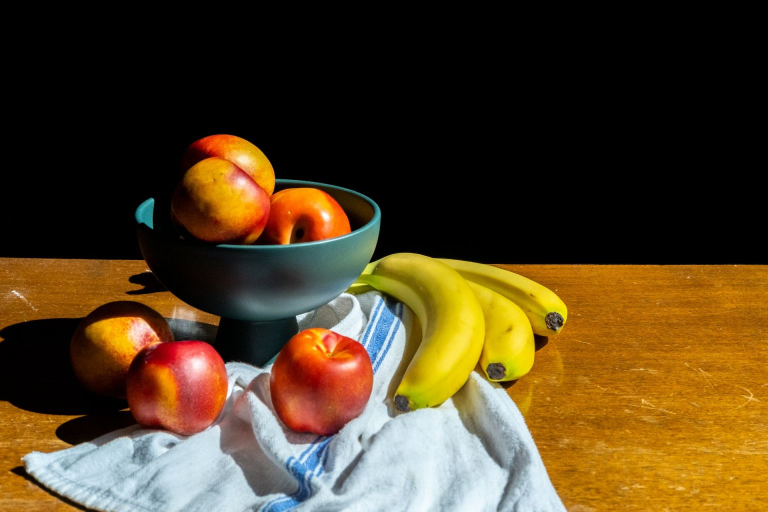
#> input picture scene.jpg, 1536 x 1024 px (shown at 1/2 size)
$ jupyter execute assignment_2-checkpoint.ipynb
#> lines starting #> are read from the running program, lines starting #| are printed output that depends on the picture
[cell 1]
import cv2
import matplotlib.pyplot as plt
import os

[cell 2]
IMAGE_PATH = "scene.jpg"

[cell 3]
img_bgr = cv2.imread(IMAGE_PATH)
#> img_bgr is the input picture: shape (1024, 1536, 3); mean B, G, R 35.2, 64.6, 83.6

print("Image shape (H, W, Channels):", img_bgr.shape)
#| Image shape (H, W, Channels): (1024, 1536, 3)

if img_bgr is None:

    raise FileNotFoundError(f"Could not load image at {IMAGE_PATH}")

[cell 4]
img_rgb = cv2.cvtColor(img_bgr, cv2.COLOR_BGR2RGB)

plt.figure(figsize=(8, 6))

plt.imshow(img_rgb)

plt.title("Original Scene (RGB)")

plt.axis("off")

plt.show()

[cell 5]
x_start, y_start = 730, 480

x_end, y_end = 1180, 830

roi = img_rgb[y_start:y_end, x_start:x_end]
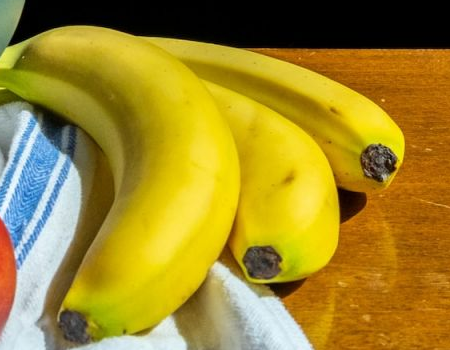
#> roi: shape (350, 450, 3); mean R, G, B 159.9, 135.7, 41

plt.figure(figsize=(5, 5))

plt.imshow(roi)

plt.title("Cropped Object (ROI) - Bananas")

plt.axis("off")

plt.show()

[cell 6]
roi_resized = cv2.resize(roi, (256, 256), interpolation=cv2.INTER_LINEAR)
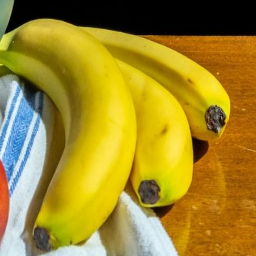
#> roi_resized: shape (256, 256, 3); mean R, G, B 159.7, 135.6, 40.8

plt.figure(figsize=(4, 4))

plt.imshow(roi_resized)

plt.title("Resized ROI (256x256)")

plt.axis("off")

plt.show()

print("Resized ROI shape:", roi_resized.shape)
#| Resized ROI shape: (256, 256, 3)

[cell 7]
img_hsv = cv2.cvtColor(img_bgr, cv2.COLOR_BGR2HSV)
#> img_hsv: shape (1024, 1536, 3); mean H, S, V 24.8, 95.5, 88.4

hue_channel = img_hsv[:, :, 0]
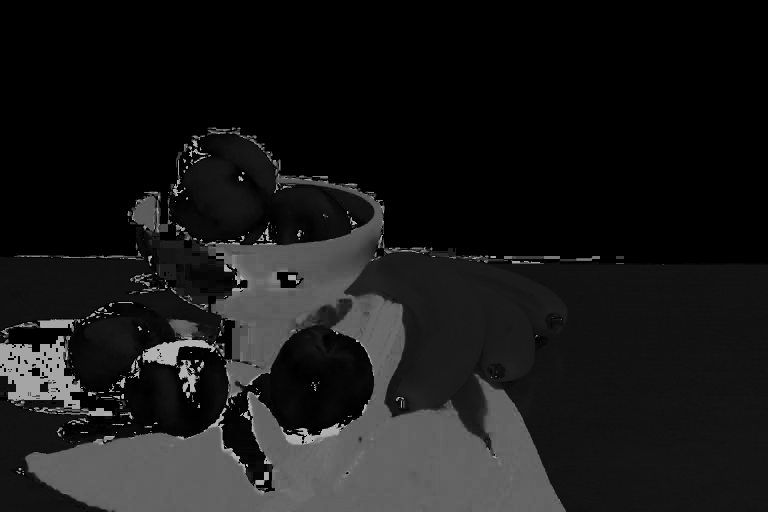
#> hue_channel: shape (1024, 1536) (shown at 1/2 size); min 0, max 179, mean 24.8

fig, axes = plt.subplots(1, 2, figsize=(12, 6))

axes[0].imshow(img_rgb)

axes[0].set_title("Original Image (RGB)")

axes[0].axis("off")

axes[1].imshow(hue_channel, cmap="hsv")

axes[1].set_title("Hue Channel")

axes[1].axis("off")

plt.tight_layout()

plt.show()
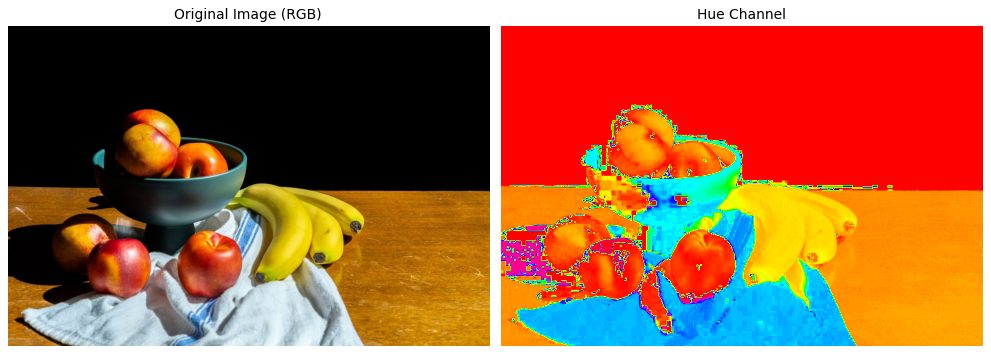
#> figure drawn by matplotlib, 2 panels

[cell 8]
roi_resized = cv2.resize(roi, (256, 256), interpolation=cv2.INTER_LINEAR)
plt.figure(figsize=(4, 4))
plt.imshow(roi_resized)
plt.title("Resized ROI (256x256)")
plt.axis("off")
plt.show()
print("Resized ROI shape:", roi_resized.shape)
#| Resized ROI shape: (256, 256, 3)

[cell 9]
cv2.imwrite("roi_cropped.png", cv2.cvtColor(roi, cv2.COLOR_RGB2BGR))

cv2.imwrite("roi_resized_256.png", cv2.cvtColor(roi_resized, cv2.COLOR_RGB2BGR))

cv2.imwrite("hue_channel.png", hue_channel)

print("Saved: roi_cropped.png, roi_resized_256.png, hue_channel.png")

$ run again, with clouds.jpg copied over scene.jpg
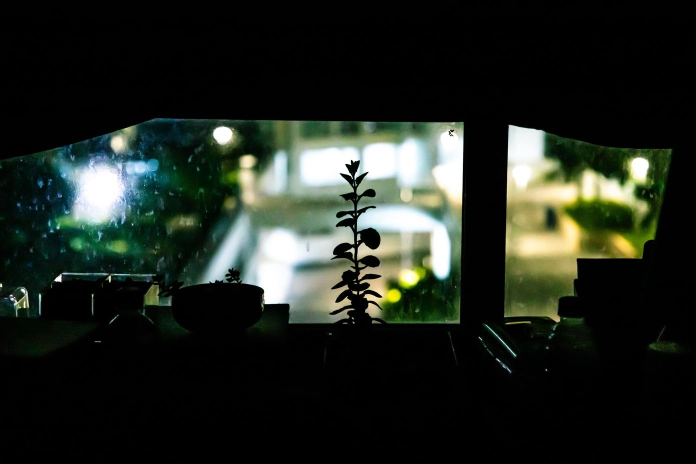
#> input picture clouds.jpg, 1391 x 927 px (shown at 1/2 size)
#> img_bgr is the input picture: shape (927, 1391, 3); mean B, G, R 32.2, 39.7, 33.7
#| Image shape (H, W, Channels): (927, 1391, 3)
#> `roi_resized = cv2.resize(roi, (256, 256), interpolation=cv2.INTER_LINE..`:
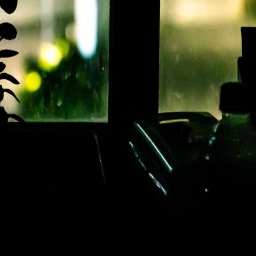
#> roi_resized: shape (256, 256, 3); mean R, G, B 39.8, 43.7, 26.7
#| Resized ROI shape: (256, 256, 3)
#> img_hsv: shape (927, 1391, 3); mean H, S, V 23.8, 51.5, 40.6
#> `plt.show()`:
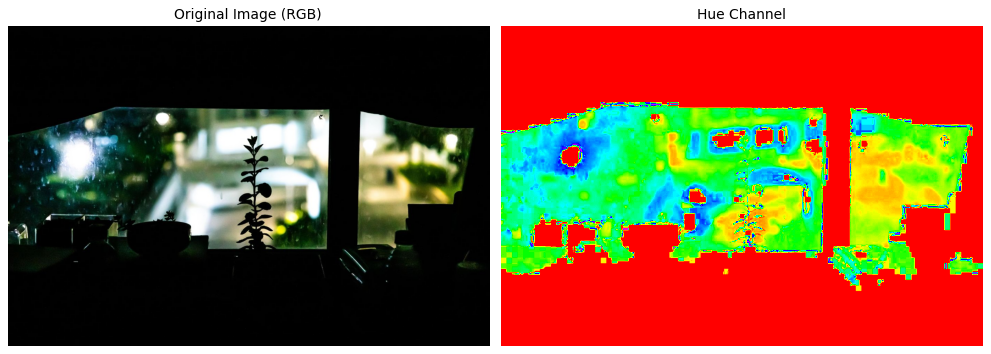
#> figure drawn by matplotlib, 2 panels
#| Resized ROI shape: (256, 256, 3)
